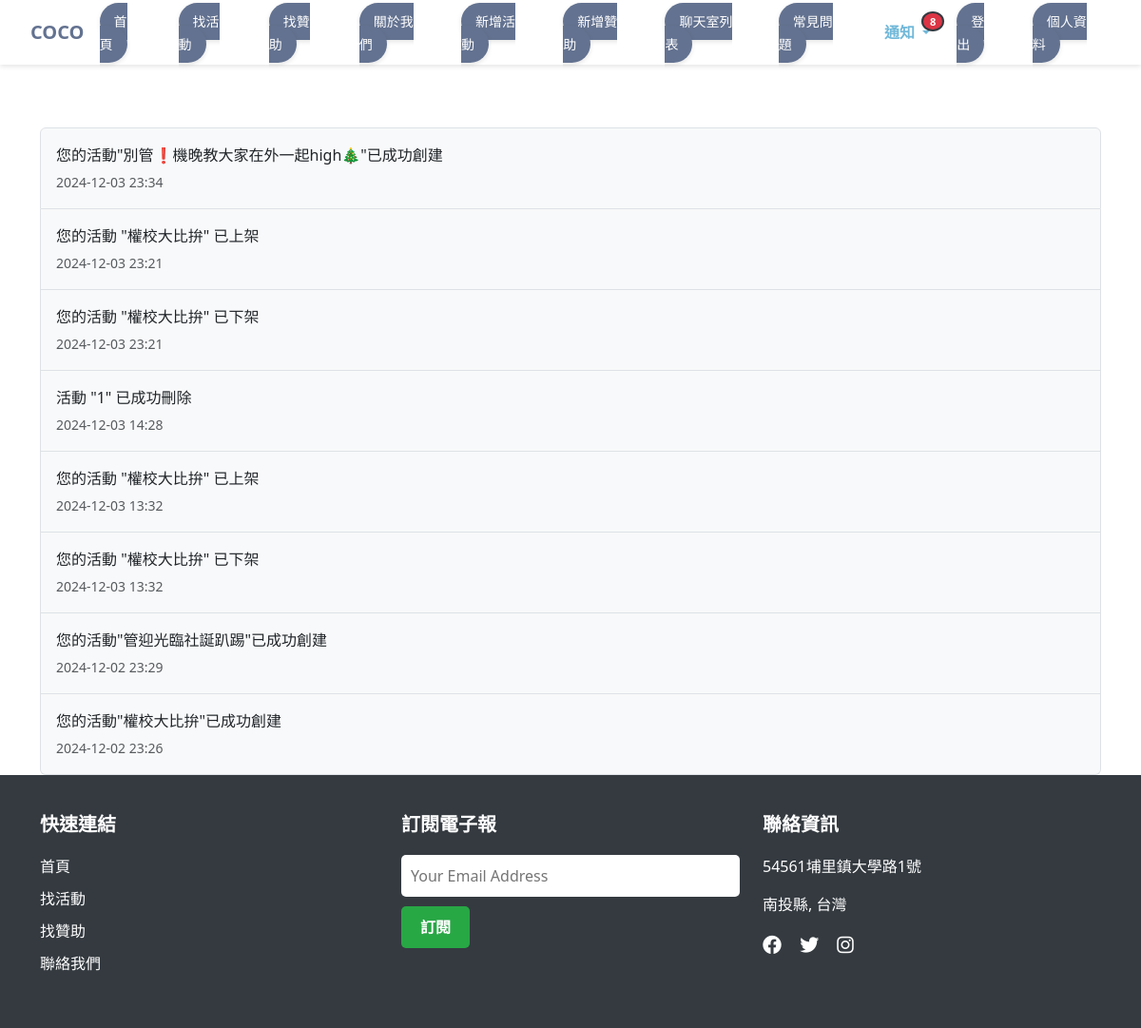
The app's page /notifications/ (signed in) with its own data.
### events/models.py (models this page shows, shortened)
class Notification(models.Model):
    user = models.ForeignKey(User, on_delete=models.CASCADE, related_name='notifications')
    activity = models.ForeignKey('Activitynew', on_delete=models.CASCADE, null=True, blank=True)
    sponsorship = models.ForeignKey('Sponsorshipnew', on_delete=models.CASCADE, null=True, blank=True)
    message = models.CharField(max_length=255)
    created_at = models.DateTimeField(auto_now_add=True)
    is_read = models.BooleanField(default=False)
    class Meta:
        ordering = ['-created_at']

### events/views.py (the view)
# urls.py: path('notifications/', views.notification_list, name='notification_list'),
@login_required
def notification_list(request):
    notifications = Notification.objects.filter(user=request.user).order_by('-created_at')
    return render(request, 'events/notification_list.html', {'notifications': notifications})

### events/context_processors.py (called while the page is built)
def notifications(request):
    if request.user.is_authenticated:
        notifications = Notification.objects.filter(user=request.user).order_by('-created_at')
        unread_count = notifications.filter(is_read=False).count()
        return {
            'notifications': notifications[:5],  # 只在這裡進行切片
            'unread_notifications_count': unread_count
        }
    return {}

### events/templates/events/notification_list.html
{% extends 'base.html' %}
{% block content %}
<div class="container mt-4">
    <h2 class="mb-4"> <br> </h2>
    {% if notifications %}
        <div class="list-group">
        {% for notification in notifications %}
            <div class="list-group-item d-flex justify-content-between align-items-center py-3 {% if not notification.is_read %}bg-light{% endif %}">
                <div>
                    <p class="mb-1">{{ notification.message }}</p>
                    <small class="text-muted">{{ notification.created_at|date:"Y-m-d H:i" }}</small>
                </div>
            </div>
        {% endfor %}
        </div>
    {% else %}
        <div class="alert alert-info text-center">目前沒有通知。</div>
    {% endif %}
</div>
{% endblock %}

### events/static/css/styles.css (style rules this page uses)
body { padding-top: 3rem; padding-bottom: 3rem; color: rgb(var(--bs-tertiary-color-rgb)); }

### events/templates/base.html (style rules this page uses)
html, body { height: 100%; margin: 0; display: flex; flex-direction: column; }

### records on screen
Notification: message "您的活動\"別管❗️機晚教大家在外一起high🎄\"已成功創建", created_at "2024-12-03 23:34"
Notification: message "您的活動 \"權校大比拚\" 已上架", created_at "2024-12-03 23:21"
Notification: message "您的活動 \"權校大比拚\" 已下架", created_at "2024-12-03 23:21"
Notification: message "活動 \"1\" 已成功刪除", created_at "2024-12-03 14:28"
Notification: message "您的活動 \"權校大比拚\" 已上架", created_at "2024-12-03 13:32"
Notification: message "您的活動 \"權校大比拚\" 已下架", created_at "2024-12-03 13:32"
Notification: message "您的活動\"管迎光臨社誕趴踢\"已成功創建", created_at "2024-12-02 23:29"
Notification: message "您的活動\"權校大比拚\"已成功創建", created_at "2024-12-02 23:26"

### other values on screen
{{ unread_notifications_count }} "8"
